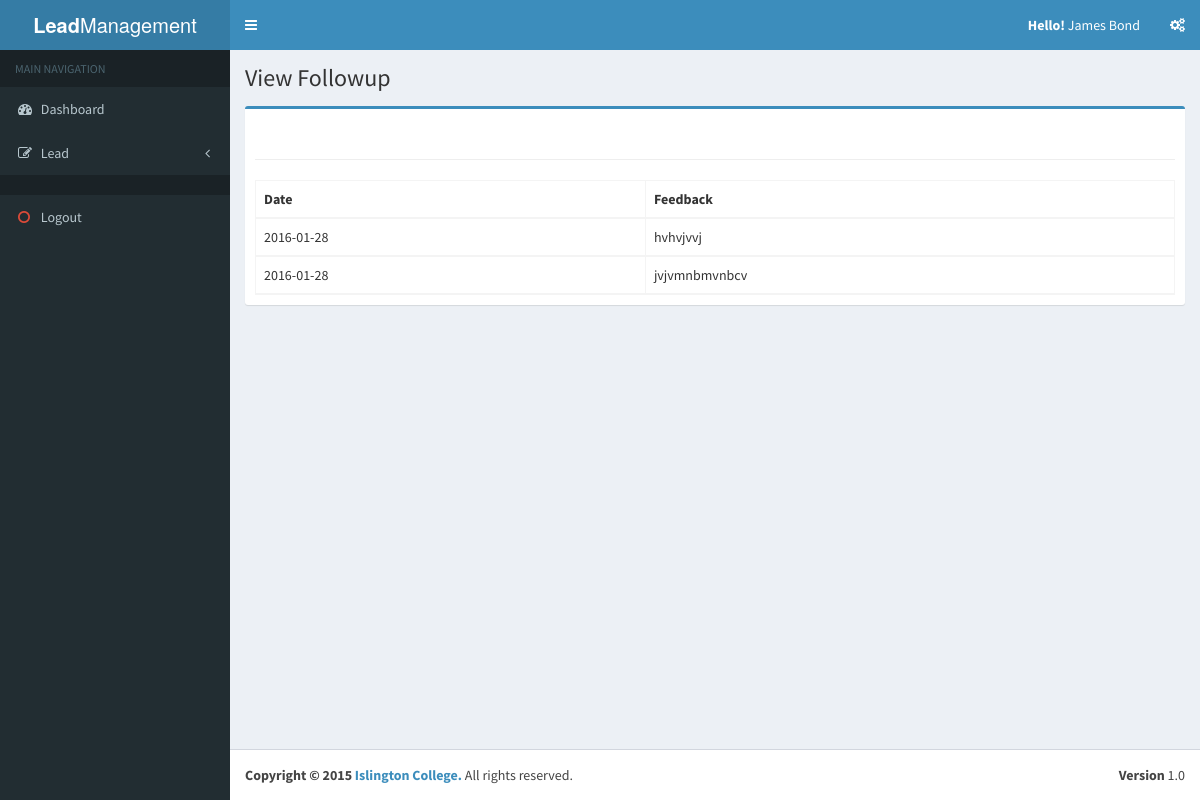
Page /followup/followupview/1 (signed in) on the committed database.
### tables this page shows
CREATE TABLE IF NOT EXISTS `follow_up` (
`folup_id` int(11) NOT NULL,
  `user_id` int(11) NOT NULL,
  `lead_id` int(11) NOT NULL,
  `folup_date` date NOT NULL,
  `feedback` varchar(255) NOT NULL
);

### application/controller/followup.php (called while the page is built, shortened)
<?php
class FollowUp extends Controller
{
    function followupview($lead_id)
    {
        $feedback_rows = $this->model->view_feedback($lead_id);
        require APP . 'view/_templates/header.php';
            require APP . 'view/lead/followupview.php';
            require APP . 'view/_templates/footer.php';
    }
}

### public/index.php (called while the page is built, shortened)
<?php
require APP . 'core/controller.php';
$app = new Application();

### application/core/controller.php (called while the page is built, shortened)
<?php
class Controller
{
    public $db = null;
    private function openDatabaseConnection()
    {
        $options = array(PDO::ATTR_DEFAULT_FETCH_MODE => PDO::FETCH_OBJ, PDO::ATTR_ERRMODE => PDO::ERRMODE_WARNING);
        $this->db = new PDO(DB_TYPE . ':host=' . DB_HOST . ';dbname=' . DB_NAME . ';charset=' . DB_CHARSET, DB_USER, DB_PASS, $options);
    }
    public function loadModel()
    {
        require APP . 'model/model.php';
        $this->model = new Model($this->db);
    }
}

### application/model/model.php (called while the page is built, shortened)
<?php
class Model
{
    function __construct($db)
    {
        try {
            $this->db = $db;
        } catch (PDOException $e) {
            exit('Database connection could not be established.');
        }
    }
    function view_feedback($lead_id)
    {
        $sql = "SELECT * FROM follow_up WHERE lead_id = :lead_id";
        $query = $this->db->prepare($sql);
        $parameters = array(':lead_id' => $lead_id);
        $query->execute($parameters);
        $followup_rows = $query->fetchAll(PDO::FETCH_ASSOC);
        return $followup_rows;
    }
}

### application/view/lead/followupview.php (the view, shortened to what this page needs)
<div class="content-wrapper">
  <section class="content-header">
   <h1>
        View Followup
    </h1>
    </section>
    <section class="content">
    <div class="row" id="main_row">
        <div class="col-md-12">
            <div class="box box-primary">
                <div class="box-body">
                    <br style="clear: both">
                    <hr>
                    <table id="datatable" class="table table-bordered table-striped datatable">
                        <thead>
                            <tr>
                            <strong>
                                 <th>Date</th>
                                <th>Feedback</th>
                            </strong>
                            </tr>
                    <?php if($feedback_rows != '') { ?>
                                                          <?php
                                foreach($feedback_rows as $feedback_row):
                            ?>
                             <tr>
                                <td><?=$feedback_row['folup_date']?></td>
                                <td><?=$feedback_row['feedback']?></td>
                            </tr>
                            <?php endforeach; ?>
                             <?php }?>
                        </thead>
                    </table>
                </div>
            </div>
        </div>
    </div>
        </section>
</div>

### rows in the picture
follow_up: folup_date "2016-01-28", feedback "hvhvjvvj"
follow_up: folup_date "2016-01-28", feedback "jvjvmnbmvnbcv"

### other values in the picture
$_SESSION['user_info']->first_name "James"
$_SESSION['user_info']->last_name "Bond"
